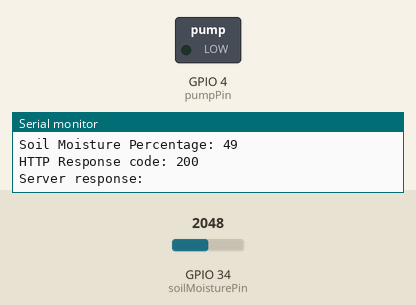
Recording of a sketch running on a simulated ESP32. On the bench: switched loads named in the sketch (green lamp = pin HIGH), the last lines printed to the serial monitor. Inputs (shaded band) come from the test bench; at power-on: GPIO 34 (soilMoisturePin) = 2048. WiFi joins after 1.5 s; servers stay silent unless stated; uploads are accepted with an empty reply.

Above: at 7.2 s.
7.3 s: GPIO 34 (soilMoisturePin) set to 2413
21.3 s: GPIO 34 (soilMoisturePin) set to 2531
32.7 s: GPIO 34 (soilMoisturePin) set to 2047
At 33.7 s:
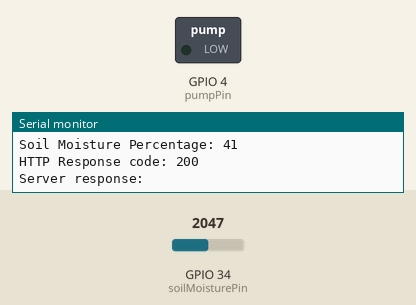
44.1 s: GPIO 34 (soilMoisturePin) set to 2866
At 52.1 s:
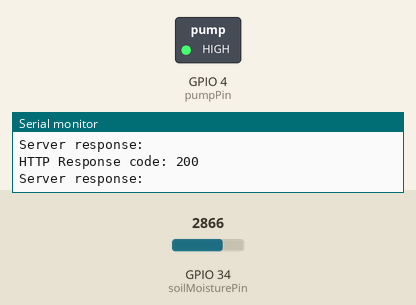
Timing chart, 0 to 53.6 s (numbered marks = the images above; inputs shaded):
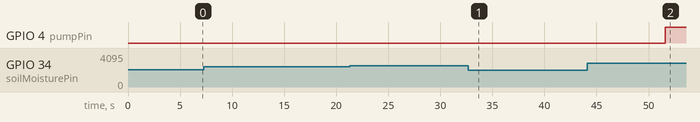

The sketch:

muggz.ino
```cpp
#include <WiFi.h>
#include <HTTPClient.h>

const char* ssid = "";
const char* password = "";
const char* serverUrl = "https://iot-639m.onrender.com";
const char* dataEndpoint = "/data";
const char* pumpEndpoint = "/pump";

const int soilMoisturePin = 34;
const int pumpPin = 4;
const int minSoilMoistureThreshold = 40;
const int maxSoilMoistureThreshold = 80;

void setup() {
  Serial.begin(115200);
  delay(4000);

  connectToWiFi();

  pinMode(pumpPin, OUTPUT);
  digitalWrite(pumpPin, LOW);
}

void loop() {
  int soil_moisture_raw = readSoilMoisture();
  int soil_moisture_percentage = map(soil_moisture_raw, 4095, 0, 0, 100);

  Serial.print("Soil Moisture Percentage: ");
  Serial.println(soil_moisture_percentage);


  static int prevPumpState = LOW;

  if (soil_moisture_percentage < minSoilMoistureThreshold) {
    digitalWrite(pumpPin, HIGH);
    Serial.println("Pump activated");

    if (prevPumpState != HIGH) {
      sendPumpStateData(true);
      prevPumpState = HIGH;
    }
  } else if (soil_moisture_percentage > maxSoilMoistureThreshold) {
    digitalWrite(pumpPin, LOW);
    Serial.println("Pump deactivated");

    if (prevPumpState != LOW) {
      sendPumpStateData(false);
      prevPumpState = LOW;
    }
  }

  sendSoilMoistureData(soil_moisture_percentage);

  delay(15000);
}

void connectToWiFi() {
  Serial.println("Connecting to WiFi");
  WiFi.begin(ssid, password);

  while (WiFi.status() != WL_CONNECTED) {
    delay(1000);
    Serial.println("Connecting...");
  }

  Serial.println("Connected to WiFi");
}

void sendSoilMoistureData(int soil_moisture_percentage) {
  HTTPClient http;

  String url = String(serverUrl) + dataEndpoint;

  http.begin(url);
  http.addHeader("Content-Type", "application/json");

  String requestBody = "{\"soil_moisture\": " + String(soil_moisture_percentage) + "}";

  int httpResponseCode = http.POST(requestBody);

  if (httpResponseCode > 0) {
    Serial.print("HTTP Response code: ");
    Serial.println(httpResponseCode);

    String payload = http.getString();
    Serial.print("Server response: ");
    Serial.println(payload);
  } else {
    Serial.print("Error in HTTP POST request. HTTP Error code: ");
    Serial.println(httpResponseCode);
  }

  http.end();
}

void sendPumpStateData(bool isActive) {
  HTTPClient http;

  String url = String(serverUrl) + pumpEndpoint;

  http.begin(url);
  http.addHeader("Content-Type", "application/json");

  String state = isActive ? "activated" : "deactivated";
  String requestBody = "{\"pump_state\": \"" + state + "\"}";

  int httpResponseCode = http.POST(requestBody);

  if (httpResponseCode > 0) {
    Serial.print("Pump State HTTP Response code: ");
    Serial.println(httpResponseCode);

    String payload = http.getString();
    Serial.print("Server response: ");
    Serial.println(payload);
  } else {
    Serial.print("Error in Pump State HTTP POST request. HTTP Error code: ");
    Serial.println(httpResponseCode);
  }

  http.end();
}

int readSoilMoisture() {
  int soilMoistureValue = analogRead(soilMoisturePin);
  return soilMoistureValue;
}
```

Measured:
- after the input at 32.7 s, GPIO 4 (pumpPin): stays LOW (without the input it goes to HIGH after 3.7 s)
- after the input at 44.1 s, GPIO 4 (pumpPin): LOW → HIGH after 7.5 s
